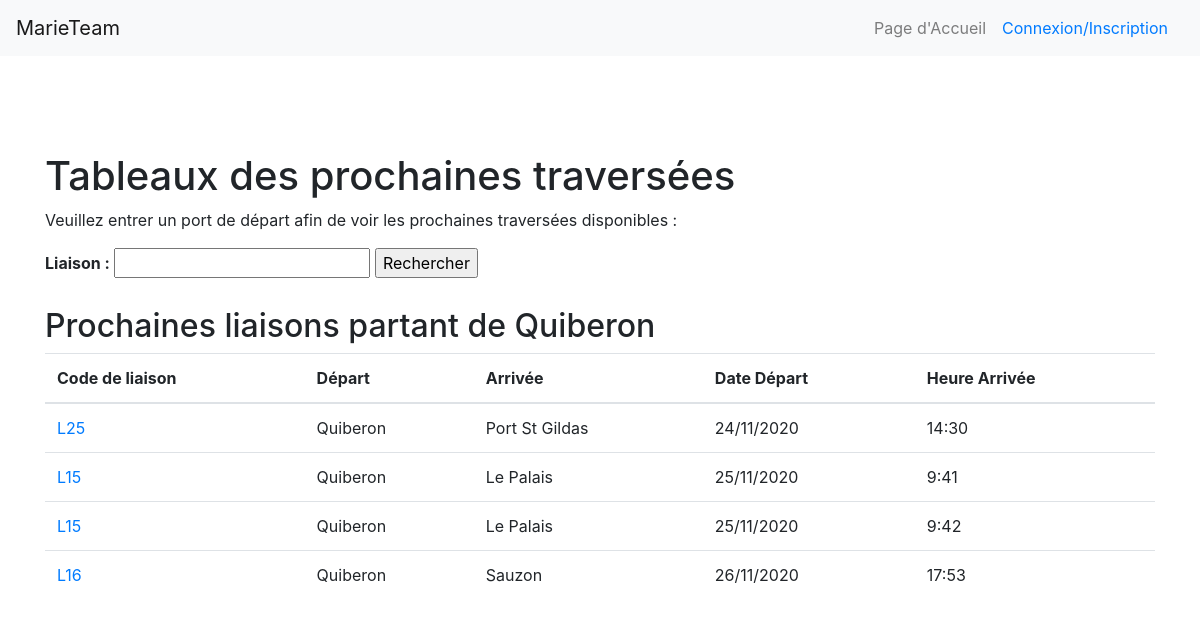
/index.php?port=Quiberon, run on the app's committed database.
### tables this page shows
CREATE TABLE IF NOT EXISTS `port` (
  `idPort` int(11) NOT NULL,
  `nom` varchar(50) NOT NULL,
  PRIMARY KEY (`idPort`)
);

CREATE TABLE IF NOT EXISTS `liaison` (
  `code` int(11) NOT NULL,
  `distance` varchar(50) NOT NULL,
  `idPort` int(11) NOT NULL,
  `idPort_ARRIVEE` int(11) NOT NULL,
  `idSecteur` int(11) NOT NULL,
  PRIMARY KEY (`code`),
  KEY `LIAISON_PORT_FK` (`idPort`),
  KEY `LIAISON_PORT0_FK` (`idPort_ARRIVEE`),
  KEY `LIAISON_SECTEUR1_FK` (`idSecteur`)
);

CREATE TABLE IF NOT EXISTS `traversee` (
  `numTrav` int(11) NOT NULL,
  `date` date NOT NULL,
  `heure` varchar(50) NOT NULL,
  `idBateau` int(11) NOT NULL,
  `code` int(11) NOT NULL,
  PRIMARY KEY (`numTrav`),
  KEY `TRAVERSEE_BATEAU_FK` (`idBateau`),
  KEY `TRAVERSEE_LIAISON0_FK` (`code`)
);

### index.php (the view, shortened to what this page needs)
<!DOCTYPE html>
  <head>
    <link rel="stylesheet" href="https://maxcdn.bootstrapcdn.com/bootstrap/4.0.0/css/bootstrap.min.css">
  </head>
  <body>
    <?php
    try{
      $bdd = new PDO('mysql:host=localhost;dbname=marieteam;charset=utf8','root','');
    }
    catch(Exception $e){
      die('Erreur : ' .$e->getMessage());
    }
    ?>
  	<nav class="navbar navbar-expand-lg navbar-light bg-light">
	  <a class="navbar-brand" href="index.php">MarieTeam</a>
	  <div class="collapse navbar-collapse" id="navbarSupportedContent">
	    <span class="navbar-text">
	      Page d'Accueil
	    </span>
      <?php if(!isset($_SESSION['username'])){?>
	    <form class="form-inline my-2 my-lg-0">
	      <a class="nav-link" href="Connexion.php">Connexion/Inscription<span class="sr-only">(current)</span></a>
	    </form>
      <?php }
       ?>
	  </div>
	</nav>
	<br><br><br><br>
	 <div class="container">
      <h1>Tableaux des prochaines traversées</h1>
      <p>Veuillez entrer un port de départ afin de voir les prochaines traversées disponibles :</p>
      <form action="index.php" method="GET">
        <label><b>Liaison :</b></label>
        <input type="text" name="port">
        <input type="submit" id='submit' value='Rechercher'>
      </form>
      <?php
      if(isset($_GET['port'])){
        $req = $bdd->prepare('SELECT * FROM port WHERE nom = ?');
        $req->execute(array($_GET['port']));
        $count = $req->rowCount();
        if($count != 0){
          $sql = 'SELECT nom FROM port WHERE nom = :nomPort';
          $stm = $bdd->prepare($sql);
          $stm->bindParam(":nomPort",$_GET['port']);
          $stm->execute();
          $result = $stm->fetchAll();
          $nom = $result[0]["nom"];
          echo "<br>";
          echo "<h2>Prochaines liaisons partant de ".htmlspecialchars($nom)."</h2>"; ?>
          <table class="table">
            <thead>
              <tr>
                <th>Code de liaison</th>
                <th>Départ</th>
                <th>Arrivée</th>
                <th>Date Départ</th>
                <th>Heure Arrivée</th>
              </tr>
            </thead>
          <tbody>
          <?php
          $sql = 'SELECT L.code, P.idPort, idPort_ARRIVEE, DATE_FORMAT(date, \'%d/%m/%Y\') AS date_reorganise, heure, S.idSecteur FROM liaison as L, traversee as T, port as P, secteur as S WHERE P.nom= :portDep AND P.idPort = L.idPort AND L.code = T.code AND S.idSecteur = L.idSecteur ORDER BY date_reorganise ,heure LIMIT 5';
          $stm = $bdd->prepare($sql);
          $stm->bindParam(":portDep", $_GET['port']);
          $stm->execute();
          $result = $stm->fetchAll();
          foreach($result as $row){
            $codeLiaison = $row['code'];
            $idPortDep = $row['idPort'];
            $idPortArr = $row['idPort_ARRIVEE'];
            $sql = 'SELECT nom FROM port WHERE idPort = :idPortDep';
            $stm = $bdd->prepare($sql);
            $stm->bindParam(":idPortDep",$idPortDep);
            $stm->execute();
            $donnee = $stm->fetchAll();
            $PortDep = $donnee[0]["nom"];
            $sql = 'SELECT nom FROM port WHERE idPort = :idPortArr';
            $stm = $bdd->prepare($sql);
            $stm->bindParam(":idPortArr",$idPortArr);
            $stm->execute();
            $donnee = $stm->fetchAll();
            $PortArr = $donnee[0]["nom"];
            ?>
              <tr>
                <td><a href="liaison.php?liaison=<?php echo htmlspecialchars($codeLiaison);?>&<?php echo htmlspecialchars($row['idSecteur']);?>">L<?php echo htmlspecialchars($codeLiaison); ?></a></td>
                <td><?php echo htmlspecialchars($PortDep); ?></td>
                <td><?php echo htmlspecialchars($PortArr); ?></td>
                <td><?php echo $row['date_reorganise']; ?></td>
                <td><?php echo htmlspecialchars($row['heure']); ?></td>
              </tr>
            <?php
          }?>
          </tbody>
      </table>
    </div>
    <?php
        }
        else if($count == 0){?>
          <p>Le port que vous avez entré n'existe pas ! Veuillez réessayer</p>
          <?php
        }
      }
      ?>
  </body>
</html>

### data on the page
port: nom "Quiberon"
liaison: code "25", idPort.nom "Quiberon", idPort_ARRIVEE.nom "Port St Gildas", date_reorganise "24/11/2020", traversee.heure "14:30"
liaison: code "15", idPort.nom "Quiberon", idPort_ARRIVEE.nom "Le Palais", date_reorganise "25/11/2020", traversee.heure "9:41", traversee.heure "9:42"
liaison: code "16", idPort.nom "Quiberon", idPort_ARRIVEE.nom "Sauzon", date_reorganise "26/11/2020", traversee.heure "17:53"
